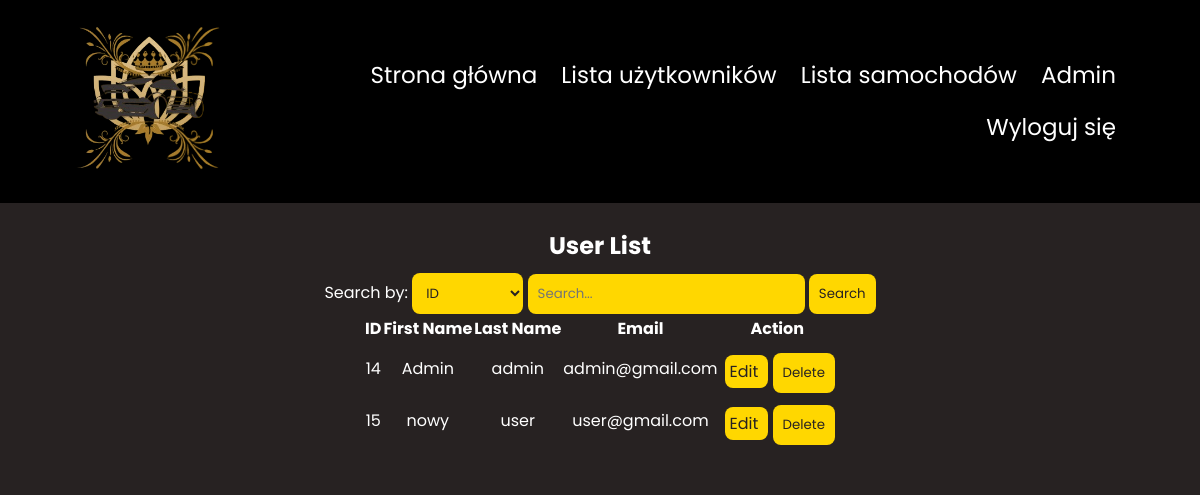
/strony/user_list.php (signed in), run on an earlier commit of the app's database.
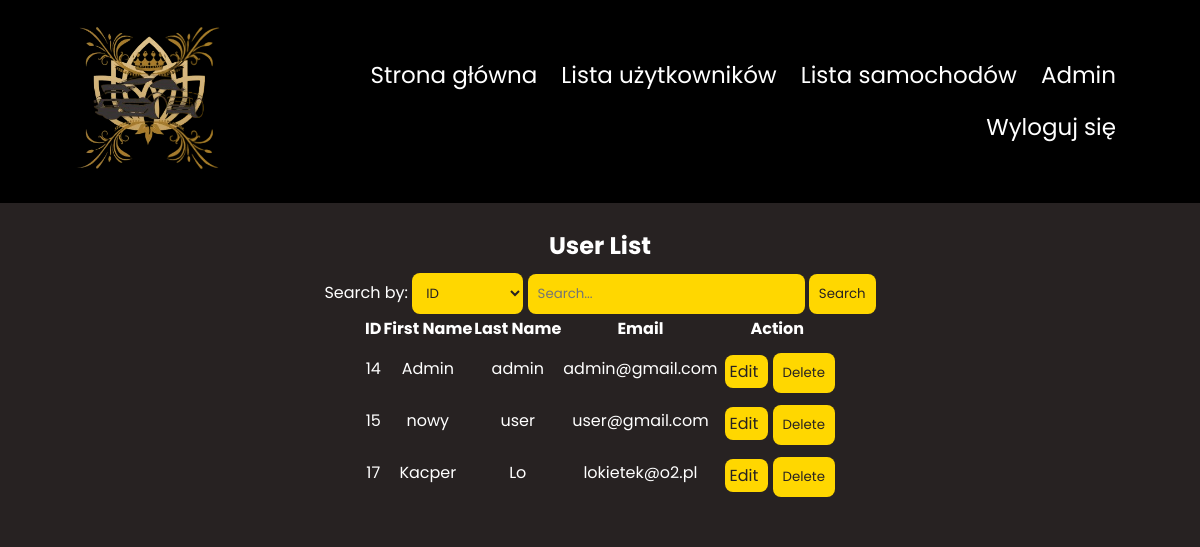
And on a later commit of the database.
### tables this page shows
CREATE TABLE `users` (
  `id_user` int(11) NOT NULL,
  `name` varchar(60) NOT NULL,
  `surname` varchar(60) NOT NULL,
  `email` varchar(60) NOT NULL,
  `role_id` tinyint(4) NOT NULL DEFAULT 1,
  `password` varchar(150) NOT NULL,
  `ver_code` varchar(50) NOT NULL
);

### scripts/user_list.php (the view, shortened to what this page needs)
<?php
$searchAttribute = isset($_GET['searchAttribute']) ? $_GET['searchAttribute'] : 'id_user';
$searchValue = isset($_GET['searchValue']) ? $_GET['searchValue'] : '';
require_once("connect.php");
$sql = "SELECT * FROM users WHERE $searchAttribute LIKE '%$searchValue%'";
$result = $conn->query($sql);
if ($result->num_rows > 0) {
    echo '<table>';
    echo '<tr><th>ID</th><th>First Name</th><th>Last Name</th><th>Email</th><th>Action</th></tr>';
    while ($row = $result->fetch_assoc()) {
        echo '<tr>';
        echo '<td>' . $row['id_user'] . '</td>';
        echo '<td>' . $row['name'] . '</td>';
        echo '<td>' . $row['surname'] . '</td>';
        echo '<td>' . $row['email'] . '</td>';
        echo '<td><a href="./edit_user.php?id=' . $row['id_user'] . '">Edit </a>';
        echo '<button onclick="deleteUser(' . $row['id_user'] . ')">Delete</button></td>';
        echo '</tr>';
    }
    echo '</table>';
} else {
    echo 'No users found.';
}
?>

### strony/user_list.php (shortened to what this page needs)
<?php session_start();
if(!isset($_SESSION["auth_user"])){
    header("location: ./index.php");
}
else{
    if($_SESSION["auth_user"]["role"] !=2){
        header("location: ./index.php");
    }
    else{
?>
<!DOCTYPE html>
<html lang="en">
<head>
    <link rel="stylesheet" href="../CSS/offers.css">
    <link rel="stylesheet" href="https://cdn.jsdelivr.net/npm/@fortawesome/fontawesome-free@6.4.2/css/fontawesome.min.css">
    <link rel="stylesheet" href="https://cdn.jsdelivr.net/npm/@fortawesome/fontawesome-free@6.4.2/css/fontawesome.min.css">
    <link href='https://unpkg.com/boxicons@2.1.4/css/boxicons.min.css' rel='stylesheet'>
</head>
<body>
<?php require_once "../components/navbar.php"; ?>
    <div class="car-details">
        <h2>User List</h2>
        <form action="user_list.php" method="get">
            <label for="searchAttribute">Search by:</label>
            <select name="searchAttribute" id="searchAttribute">
                <option value="id_user">ID</option>
            </select>
            <input type="text" name="searchValue" placeholder="Search...">
            <button type="submit">Search</button>
        </form>
        <?php include '../scripts/user_list.php'; ?>
    </div>
<?php }} ?>
</body>
</html>

### components/navbar.php (shortened to what this page needs)
<nav>
            <a href="index.php"><img src="../images/carlogo.png" alt=""></a>
            <div class="nav-links" id="navlinks">
                    <ul>
                        <?php
                        if(isset($_SESSION["auth_user"]) && $_SESSION["auth_user"]["role"]==2){
                            echo '<li> <a href="index.php"> Strona główna </a> </li>';
                            echo '<li> <a href="user_list.php"> Lista użytkowników </a> </li>';
                            echo '<li> <a href="car_admin_list.php"> Lista samochodów </a> </li>';
                        }
                        else{
                        ?>
                        <li><a href="index.php">Strona Główna</a></li>
                        <li><a href="offers.php">Oferta</a></li>
                        <?php
                        }
                            if(isset($_SESSION["auth_user"])){
                                echo '<li><a>' . $_SESSION['auth_user']['name'] . '</a></li>';
                                echo '<li><a href="../scripts/logout.php">Wyloguj się</a></li>';
                            }
                            else{
                                echo '<li><a href="logandreg.php">Zaloguj się | Załóż konto </a></li>';
                            }
                        ?>
                    </ul>
            </div>
</nav>

### CSS/offers.css (style rules this page uses)
* { margin: 0; padding: 0; font-family: 'Poppins', sans-serif; }
body { background-color: #272222; }
nav { display: flex; padding: 2% 6%; justify-content: space-between; align-items: center; background-color: black; }
nav img { width: 150px; }
.nav-links { flex: 1; text-align: right; }
.nav-links ul li { list-style: none; display: inline-block; padding: 8px 12px; position: relative; }
.nav-links ul li a { color: white; text-decoration: none; font-size: 23px; }
.nav-links ul li::after { content: ''; width: 0%; height: 2px; background: gold; display: block; margin: auto; transition: 0.5s; }
a { color: #ff000d; text-decoration: underline; text-align: center; }
.car-details { display: flex; flex-direction: column; align-items: center; justify-content: center; padding: 20px; margin: 5px; background-color: #272222; color: white; text-align: center; }
.car-details input, select, button, textarea { background-color: #FFD700; color: #272222; padding: 10px; margin-top: 10px; border: none; cursor: pointer; border-radius: 8px; }
.car-details a { text-decoration: none; background-color: #FFD700; color: #272222; cursor: pointer; border-radius: 8px; padding: 5px; margin: 5px; }

What changed in the data, as far as the page shows it:
added users: id_user "17", name "Kacper", surname "Lo", email "lokietek@o2.pl"
